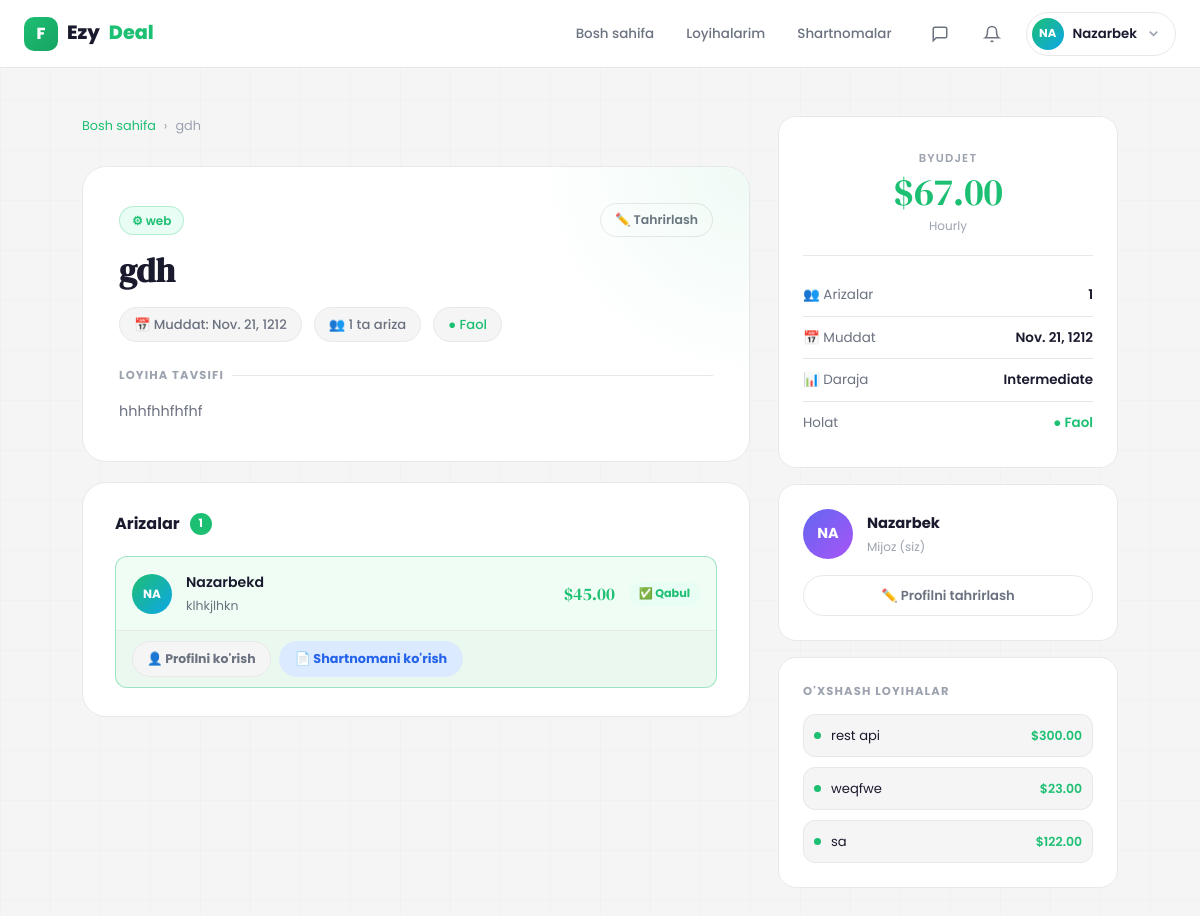
The page /projects/project/6/ (signed in) on the database its author committed.
### Users/models.py (models this page shows, shortened)
class User(AbstractUser):
    ROLE_CHOICE = (
        (CLIENT, 'client'),
        (FREELANCER, 'freelancer'),
    )
    email = models.EmailField(unique=True)
    role = models.CharField(max_length=20, choices=ROLE_CHOICE)
    bio = models.TextField(blank=True, null=True)
    avatar = models.ImageField(upload_to='avatars/', blank=True, null=True)
    created_at = models.DateTimeField(auto_now_add=True)

### Projects/models.py (models this page shows, shortened)
class Project(models.Model):
    WEB = "web"
    DESIGN = "design"
    MOBILE = "mobile"
    WRITING = "writing"
    DATA = "data"
    AI = "ai"
    CATEGORY_CHOICES = [
        (WEB, "Web Development"),
        (DESIGN, "Design"),
        (MOBILE, "Mobile Development"),
        (WRITING, "Content Writing"),
        (DATA, "Data Science"),
        (AI, "AI / ML"),
    ]
    OPEN = "open"
    IN_PROGRESS = "in_progress"
    COMPLETED = "completed"
    CANCELLED = "cancelled"
    STATUS_CHOICES = (
        (OPEN, "Open"),
        (IN_PROGRESS, "In Progress"),
        (COMPLETED, "Completed"),
        (CANCELLED, "Cancelled"),
    )
    FIXED = "fixed"
    HOURLY = "hourly"
    MILESTONE = "milestone"
    BUDGET_TYPE_CHOICES = [
        (FIXED, "Fixed"),
        (HOURLY, "Hourly"),
        (MILESTONE, "Milestone"),
    ]
    ENTRY = "entry"
    INTERMEDIATE = "intermediate"
    EXPERT = "expert"
    LEVEL_CHOICES = [
        (ENTRY, "Entry"),
        (INTERMEDIATE, "Intermediate"),
        (EXPERT, "Expert"),
    ]
    client = models.ForeignKey(
        settings.AUTH_USER_MODEL,
        on_delete=models.CASCADE,
        related_name="projects"
    )
    title = models.CharField(max_length=255)
    description = models.TextField()
    category = models.CharField(max_length=20, choices=CATEGORY_CHOICES)
    budget_type = models.CharField(max_length=20, choices=BUDGET_TYPE_CHOICES, default=FIXED)
    budget_min = models.DecimalField(max_digits=12, decimal_places=2, null=True, blank=True)
    budget_max = models.DecimalField(max_digits=12, decimal_places=2, null=True, blank=True)
    level = models.CharField(max_length=20, choices=LEVEL_CHOICES, default=INTERMEDIATE)
    skills = models.TextField(blank=True, null=True)
    deadline = models.DateField()
    status = models.CharField(max_length=20, choices=STATUS_CHOICES, default=OPEN)
    created_at = models.DateTimeField(auto_now_add=True)

### Bid/models.py (models this page shows, shortened)
class Bid(models.Model):
    STATUS_CHOICES = (
        (PENDING, "Pending"),
        (ACCEPTED, "Accepted"),
        (REJECTED, "Rejected"),
    )
    project = models.ForeignKey(
        Project,
        on_delete=models.CASCADE,
        related_name="bids"
    )
    freelancer = models.ForeignKey(
        settings.AUTH_USER_MODEL,
        on_delete=models.CASCADE,
        related_name="bids"
    )
    price = models.DecimalField(max_digits=12, decimal_places=2)
    xabar = models.TextField()
    attachment = models.FileField(upload_to='bids/', blank=True, null=True)
    delivery_days = models.PositiveIntegerField(default=7)
    status = models.CharField(
        max_length=20,
        choices=STATUS_CHOICES,
        default=PENDING
    )
    created_at = models.DateTimeField(auto_now_add=True)
    finished_at = models.DateTimeField(auto_now=True)
    class Meta:
        unique_together = ("project", "freelancer")
        ordering = ["-created_at"]

### Projects/views.py (the view)
# urls.py: path('project/<int:id>/', views.ProjectdetailsView, name='project_detail'),
@login_required(login_url='login')
def ProjectdetailsView(request, id):
    user = request.user
    project = get_object_or_404(Project, id=id)
    bids = Bid.objects.filter(project=project).select_related('freelancer')
    my_bid = None
    is_saved = False
    if user.role == 'freelancer':
        my_bid = Bid.objects.filter(project=project, freelancer=user).first()
        is_saved = SavedProject.objects.filter(user=user, project=project).exists()
    similar_projects = Project.objects.filter(
        category=project.category,
    ).exclude(pk=project.pk)[:4]
    context = {
        "project": project,
        "bids": bids,
        "my_bid": my_bid,
        "similar_projects": similar_projects,
        "is_saved": is_saved,
        "bid_count": bids.count(),
    }
    return render(request, "project_detail.html", context)

### templates/project_detail.html (shortened to what this page needs)
{% extends 'base.html' %}
{% block content %}
<div class="detail-wrap">
    <div class="detail-main">
        <div class="breadcrumb">
            {% if request.user.role == 'freelancer' %}
            <a href="{% url 'main_freelancer' %}">Loyihalar</a>
            {% else %}
            <a href="{% url 'main_client' %}">Bosh sahifa</a>
            {% endif %}
            <span>›</span>
            <span>{{ project.title|truncatechars:30 }}</span>
        </div>
        <div class="project-hero-card">
            <div style="display:flex;align-items:center;justify-content:space-between;flex-wrap:wrap;gap:10px;margin-bottom:4px;">
                <div class="project-category-badge">⚙ {{ project.category|default:"Umumiy" }}</div>
                {% if request.user == project.client %}
                <a href="{% url 'edit_project' project.id %}" class="edit-btn">✏️ Tahrirlash</a>
                {% endif %}
            </div>
            <h1 class="project-title-big">{{ project.title }}</h1>
            <div class="project-meta-row">
                <span class="meta-pill">📅 Muddat: {{ project.deadline|default:"Kelishiladi" }}</span>
                <span class="meta-pill">👥 {{ project.bids.count }} ta ariza</span>
                <span class="meta-pill" style="color:var(--accent);">● Faol</span>
            </div>
            <div class="desc-section-title">Loyiha tavsifi</div>
            <p class="project-description">{{ project.description }}</p>
        </div>
        {% if request.user == project.client and bids %}
        <div class="bids-card">
            <div class="bids-header">
                <div class="bids-title">
                    Arizalar <span class="bid-count">{{ bids|length }}</span>
                </div>
            </div>
            <div class="bids-list">
                {% for bid in bids %}
                <div class="bid-item bid-item-{{ bid.status }}">
                    <div class="bid-item-top">
                        <div class="bid-avatar">{{ bid.freelancer.username|slice:":2"|upper }}</div>
                        <div class="bid-info">
                            <div class="bid-name">{{ bid.freelancer.username }}</div>
                            <div class="bid-msg">{{ bid.xabar|default:"Ariza yuborildi." }}</div>
                        </div>
                        <div class="bid-price">${{ bid.price }}</div>
                        <span class="bid-status-chip chip-{{ bid.status }}">
                            {% if bid.status == 'pending' %}⏳ Kutilmoqda
                            {% elif bid.status == 'accepted' %}✅ Qabul
                            {% elif bid.status == 'rejected' %}❌ Rad
                            {% endif %}
                        </span>
                    </div>
                    <div class="bid-actions">
                        <a href="{% url 'user_profile' bid.freelancer.id %}" class="btn-view-profile">
                            👤 Profilni ko'rish
                        </a>
                        {% if bid.status == 'pending' %}
                        <a href="{% url 'accept_bid' bid.id %}" class="btn-accept">✅ Qabul qilish</a>
                        <button class="btn-reject"
                                onclick="openRejectModal({{ bid.id }}, '{{ bid.freelancer.username }}')">
                            ❌ Rad etish
                        </button>
                        {% elif bid.status == 'accepted' %}
                            {% if project.contract %}
                            <a href="{% url 'contract_detail' project.contract.id %}" class="btn-contract">
                                📄 Shartnomani ko'rish
                            </a>
                            {% else %}
                            <a href="{% url 'create_contract' project.id bid.freelancer.id %}" class="btn-contract">
                                📄 Shartnoma tuzish
                            </a>
                            {% endif %}
                        {% endif %}
                    </div>
                </div>
                {% endfor %}
            </div>
        </div>
        {% endif %}
    </div>
    <div class="detail-sidebar">
        <div class="sidebar-card">
            <div class="price-display">
                <div class="price-label">Byudjet</div>
                <div class="price-amount">
                    {% if project.budget_max %}${{ project.budget_max }}
                    {% elif project.budget_min %}${{ project.budget_min }}
                    {% else %}—{% endif %}
                </div>
                <div class="price-note">{{ project.get_budget_type_display }}</div>
            </div>
            <div class="sidebar-row">
                <span class="sidebar-row-label">👥 Arizalar</span>
                <span class="sidebar-row-val">{{ project.bids.count }}</span>
            </div>
            <div class="sidebar-row">
                <span class="sidebar-row-label">📅 Muddat</span>
                <span class="sidebar-row-val">{{ project.deadline|default:"—" }}</span>
            </div>
            <div class="sidebar-row">
                <span class="sidebar-row-label">📊 Daraja</span>
                <span class="sidebar-row-val">{{ project.get_level_display }}</span>
            </div>
            <div class="sidebar-row">
                <span class="sidebar-row-label">Holat</span>
                <span class="sidebar-row-val" style="color:var(--accent);">● Faol</span>
            </div>
        </div>
        {% if request.user == project.client %}
        <div class="sidebar-card">
            <div class="person-row">
                <div class="person-avatar" style="background:linear-gradient(135deg,#6366f1,#a855f7)">
                    {{ request.user.username|slice:":2"|upper }}
                </div>
                <div>
                    <div class="person-name">{{ request.user.username }}</div>
                    <div class="person-type">Mijoz (siz)</div>
                </div>
            </div>
            <a href="{% url 'edit_profile' %}" class="view-profile-btn">
                ✏️ Profilni tahrirlash
            </a>
        </div>
        {% endif %}
        {% if similar_projects %}
        <div class="sidebar-card">
            <div style="font-size:.72rem;font-weight:700;text-transform:uppercase;letter-spacing:.1em;color:var(--text3);margin-bottom:14px;">
                O'xshash loyihalar
            </div>
            <div style="display:flex;flex-direction:column;gap:10px;">
                {% for sp in similar_projects %}
                <a href="{% url 'project_detail' sp.id %}"
                   style="display:flex;align-items:center;gap:10px;padding:10px;border-radius:var(--r);border:1px solid var(--border);background:var(--bg);transition:all var(--t);font-size:.82rem;color:var(--text);text-decoration:none;"
                   onmouseover="this.style.borderColor='rgba(29,191,115,.3)';this.style.background='var(--accent-lt)'"
                   onmouseout="this.style.borderColor='var(--border)';this.style.background='var(--bg)'">
                    <span style="width:7px;height:7px;border-radius:50%;background:var(--accent);flex-shrink:0;"></span>
                    <span style="flex:1">{{ sp.title|truncatechars:36 }}</span>
                    <span style="font-size:.78rem;color:var(--accent);font-weight:600;">
                        {% if sp.budget_max %}${{ sp.budget_max }}{% else %}—{% endif %}
                    </span>
                </a>
                {% endfor %}
            </div>
        </div>
        {% endif %}
    </div>
</div>
{% endblock %}

### templates/base.html (shortened to what this page needs)
<!DOCTYPE html>
<html lang="uz">
<head>
</head>
<body>
<nav class="navbar">
    <div class="container">
        <a href="{% url 'logo_redirect' %}" class="nav-logo">
            <div class="logo-mark">F</div>
            Ezy<em>Deal</em>
        </a>
        <nav class="nav-links">
            {% if user.is_authenticated %}
                {% if user.role == 'freelancer' %}
                    <a href="{% url 'main_freelancer' %}" class="nav-link">Loyihalar</a>
                    <a href="{% url 'saved_projects' %}" class="nav-link">Saqlangan</a>
                    <a href="{% url 'freelancer_contract_list' %}" class="nav-link">Shartnomalar</a>
                {% else %}
                    <a href="{% url 'main_client' %}" class="nav-link">Bosh sahifa</a>
                    <a href="{% url 'myprojects' %}" class="nav-link">Loyihalarim</a>
                    <a href="{% url 'client_contract_list' %}" class="nav-link">Shartnomalar</a>
                {% endif %}
            {% else %}
                <a href="{% url 'login' %}" class="nav-link">Kirish</a>
            {% endif %}
        </nav>
        {% if user.is_authenticated %}
        <a href="{% url 'inbox' %}" class="nav-icon-btn" title="Xabarlar" style="position:relative;display:flex;align-items:center;justify-content:center;width:36px;height:36px;border-radius:50%;color:var(--text2);transition:var(--t);">
            <svg width="18" height="18" viewBox="0 0 24 24" fill="none" stroke="currentColor" stroke-width="2"><path d="M21 15a2 2 0 0 1-2 2H7l-4 4V5a2 2 0 0 1 2-2h14a2 2 0 0 1 2 2z"/></svg>
        </a>
        <a href="{% url 'notifications' %}" class="nav-icon-btn" title="Bildirishnomalar" style="position:relative;display:flex;align-items:center;justify-content:center;width:36px;height:36px;border-radius:50%;color:var(--text2);transition:var(--t);">
            <svg width="18" height="18" viewBox="0 0 24 24" fill="none" stroke="currentColor" stroke-width="2"><path d="M18 8A6 6 0 0 0 6 8c0 7-3 9-3 9h18s-3-2-3-9"/><path d="M13.73 21a2 2 0 0 1-3.46 0"/></svg>
        </a>
        <div class="profile-wrap">
            <div class="profile-btn">
                <div class="avatar">
                    {% if user.avatar %}
                        <img src="{{ user.avatar.url }}" alt="{{ user.username }}" style="width:100%;height:100%;object-fit:cover;border-radius:50%;">
                    {% else %}
                        {{ user.username|slice:":2"|upper }}
                    {% endif %}
                </div>
                <span class="uname">{{ user.username }}</span>
                <svg class="nav-icon chevron" viewBox="0 0 24 24" fill="none" stroke="currentColor" stroke-width="2.5">
                    <polyline points="6 9 12 15 18 9"/>
                </svg>
            </div>
        </div>
        {% else %}
        <a href="{% url 'register' %}" class="btn btn-primary btn-sm">Boshlash →</a>
        {% endif %}
    </div>
</nav>
<main class="main">
    {% block content %}{% endblock %}
</main>
</body>
</html>

### rows shown on the page
User: username "NA", username "Nazarbek", user.username "NA", user.username "Nazarbek"
Project: title "gdh", category "web", deadline "Nov. 21, 1212", bids.count "1", description "hhhfhhfhfhf", budget_max "67.00", budget_type "Hourly", level "Intermediate"
Bid: freelancer.username "NA", freelancer.username "Nazarbekd", xabar "klhkjlhkn", price "45.00", status "✅ Qabul"
Project: title "rest api", budget_max "300.00"
Project: title "weqfwe", budget_max "23.00"
Project: title "sa", budget_max "122.00"

### other values the page prints
{{ bids|length }} "1"
